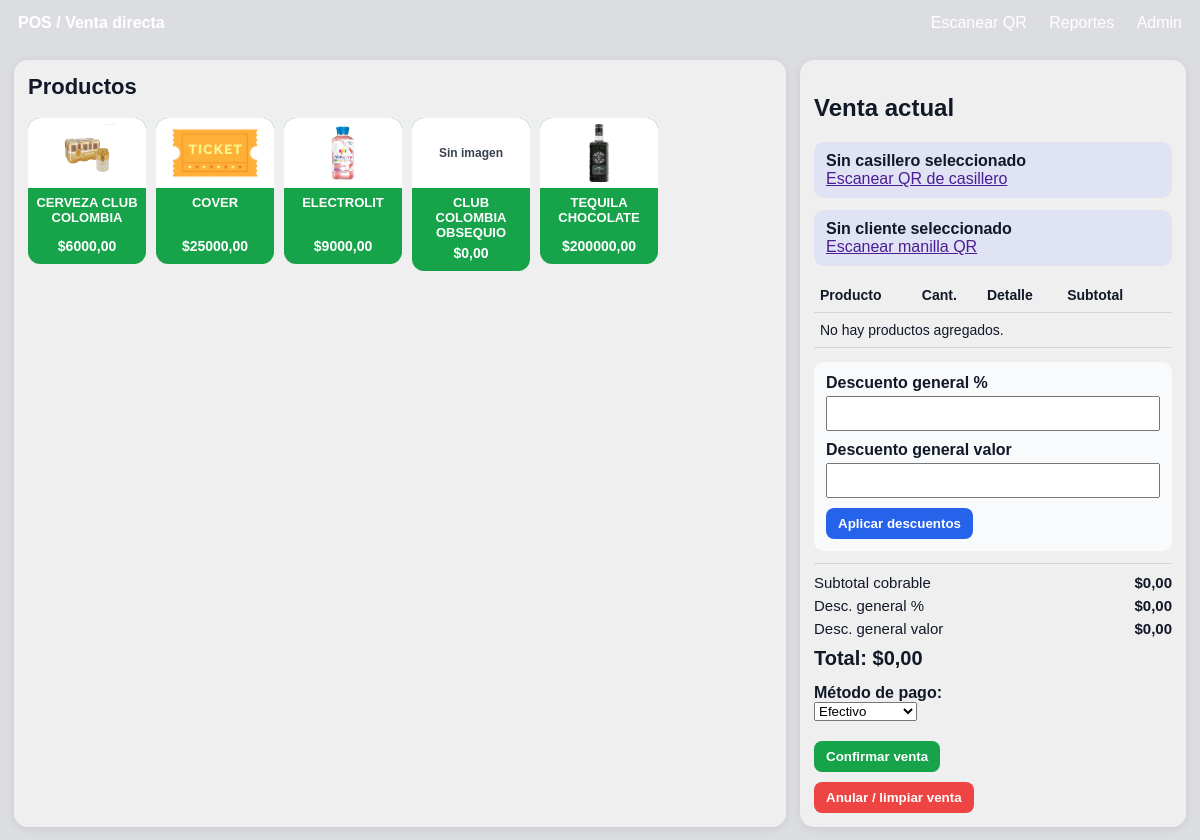
Screenshot of /pos/ with the database file from the repository.
### core/models.py (models this page shows, shortened)
class Producto(models.Model):
    categoria = models.ForeignKey(
        CategoriaProducto,
        null=True,
        blank=True,
        on_delete=models.SET_NULL,
        related_name="productos",
    )
    nombre = models.CharField(max_length=150)
    sku = models.CharField(max_length=60, blank=True)
    descripcion = models.TextField(blank=True)
    precio = models.DecimalField(
        max_digits=12,
        decimal_places=2,
        default=Decimal("0.00"),
    )
    stock = models.IntegerField(default=0)
    controlar_stock = models.BooleanField(default=False)
    activo = models.BooleanField(default=True)
    mostrar_en_pos = models.BooleanField(default=True)
    orden_pos = models.PositiveIntegerField(default=0)
    color_pos = models.CharField(max_length=20, blank=True, default="#0a8f08")
    imagen = models.ImageField(upload_to="productos/", blank=True, null=True)
    class Meta:
        ordering = ["orden_pos", "nombre"]

### core/views.py (the view, shortened to what this page needs)
# urls.py: path("", RedirectView.as_view(url="/pos/", permanent=False)),
@require_http_methods(["GET", "POST"])
def pos(request):
    if "sin_cliente" in request.GET:
        request.session.pop("pos_cliente_id", None)
        request.session.modified = True
    if "sin_casillero" in request.GET:
        request.session.pop("pos_casillero_id", None)
        request.session.modified = True
    cliente = None
    cliente_id = request.session.get("pos_cliente_id")
    if cliente_id:
        cliente = Cliente.objects.filter(id=cliente_id).first()
    casillero = None
    casillero_id = request.session.get("pos_casillero_id")
    if casillero_id:
        casillero = Casillero.objects.filter(id=casillero_id).first()
    cart = normalize_cart(get_cart(request))
    save_cart(request, cart)
    productos = (
        Producto.objects.filter(activo=True, mostrar_en_pos=True)
        .select_related("categoria")
        .order_by("categoria__orden", "orden_pos", "nombre")
    )
    cart_items, subtotal_cobrable = build_cart_items(cart)
    descuento_porcentaje_venta = get_sale_discount_porcentaje(request)
    descuento_manual_venta = get_sale_discount_manual(request)
    valor_descuento_porcentaje_venta = (
        subtotal_cobrable * descuento_porcentaje_venta
    ) / Decimal("100.00")
    total_carrito = subtotal_cobrable - valor_descuento_porcentaje_venta - descuento_manual_venta
    if total_carrito < Decimal("0.00"):
        total_carrito = Decimal("0.00")
    return render(
        request,
        "core/pos.html",
        {
            "productos": productos,
            "cliente": cliente,
            "casillero": casillero,
            "cart_items": cart_items,
            "subtotal_cobrable": subtotal_cobrable,
            "descuento_porcentaje_venta": descuento_porcentaje_venta,
            "descuento_manual_venta": descuento_manual_venta,
            "valor_descuento_porcentaje_venta": valor_descuento_porcentaje_venta,
            "total_carrito": total_carrito,
            "metodos_pago": Venta.MetodoPago.choices,
        },
    )

### core/context_processors.py (called while the page is built)
def configuracion_sitio(request):
    return {
        "config_sitio": ConfiguracionSitio.objects.first()
    }

### core/views.py (called while the page is built, shortened)
def parse_decimal_safe(valor, default="0.00"):
    try:
        texto = str(valor).replace(",", ".").strip()
        if not texto:
            return Decimal(default)
        return Decimal(texto)
    except (InvalidOperation, TypeError, ValueError):
        return Decimal(default)

def get_cart(request):
    cart = request.session.get("pos_cart", {})
    if not isinstance(cart, dict):
        return {}
    return cart

def save_cart(request, cart):
    request.session["pos_cart"] = cart
    request.session.modified = True

def get_sale_discount_porcentaje(request):
    return parse_decimal_safe(request.session.get("pos_descuento_porcentaje", "0.00"))

def get_sale_discount_manual(request):
    return parse_decimal_safe(request.session.get("pos_descuento_manual", "0.00"))

def normalize_cart(cart):
    cart_normalizado = {}
    return cart_normalizado

def build_cart_items(cart):
    items = []
    subtotal_cobrable = Decimal("0.00")
    cart = normalize_cart(cart)
    product_ids = []
    for product_id in cart.keys():
        try:
            product_ids.append(int(product_id))
        except ValueError:
            pass
    products = {
        producto.id: producto
        for producto in Producto.objects.filter(id__in=product_ids)
    }
    items.sort(key=lambda x: (x["producto"].orden_pos, x["producto"].nombre.lower()))
    return items, subtotal_cobrable

### core/templates/core/pos.html (shortened to what this page needs)
<!DOCTYPE html>
<html lang="es">
<head>
</head>
<body>
    <div class="topbar">
        <div>POS / Venta directa</div>
        <div>
            <a href="/scan/">Escanear QR</a>
            <a href="/reportes/ventas/">Reportes</a>
            <a href="/admin/">Admin</a>
        </div>
    </div>
    <div class="layout">
        <div class="panel">
            <h2>Productos</h2>
            <div class="productos-grid">
                {% for producto in productos %}
                    <form method="post" style="margin:0;">
                        <button type="submit" class="producto-card">
                            <div class="img-wrap">
                                {% if producto.imagen %}
                                    <img src="{{ producto.imagen.url }}" alt="{{ producto.nombre }}">
                                {% else %}
                                    <div class="sin-imagen">Sin imagen</div>
                                {% endif %}
                            </div>
                            <div class="contenido">
                                <div class="nombre">{{ producto.nombre|upper }}</div>
                                <div class="precio">${{ producto.precio }}</div>
                            </div>
                        </button>
                    </form>
                {% empty %}
                    <p>No hay productos activos para mostrar en el POS.</p>
                {% endfor %}
            </div>
        </div>
        <div class="venta-actual">
            <h2>Venta actual</h2>
            <div class="info-box">
                {% if casillero %}
                    <strong>Casillero:</strong> {{ casillero.numero }}<br>
                    <a href="/pos/?sin_casillero=1">Quitar casillero</a>
                {% else %}
                    <strong>Sin casillero seleccionado</strong><br>
                    <a href="/scan/">Escanear QR de casillero</a>
                {% endif %}
            </div>
            <div class="info-box">
                {% if cliente %}
                    <strong>Cliente:</strong> {{ cliente.nombre }}<br>
                    <a href="/pos/?sin_cliente=1">Quitar cliente</a>
                {% else %}
                    <strong>Sin cliente seleccionado</strong><br>
                    <a href="/scan/">Escanear manilla QR</a>
                {% endif %}
            </div>
            <table>
                <thead>
                    <tr>
                        <th>Producto</th>
                        <th>Cant.</th>
                        <th>Detalle</th>
                        <th>Subtotal</th>
                        <th></th>
                    </tr>
                </thead>
                <tbody>
                    {% for item in cart_items %}
                        <tr>
                            <td>
                                {{ item.producto.nombre }}
                                {% if item.es_cortesia %}
                                    <div class="badge">Cortesía</div>
                                {% endif %}
                            </td>
                            <td>{{ item.cantidad }}</td>
                            <td>
                                <div class="muted">Bruto: ${{ item.subtotal_bruto }}</div>
                                <div class="muted">Desc. ítem: ${{ item.valor_descuento_item }}</div>
                                <form method="post" class="linea-form">
                                    {% csrf_token %}
                                    <input type="hidden" name="action" value="update_item">
                                    <input type="hidden" name="producto_id" value="{{ item.producto.id }}">
                                    <input
                                        type="number"
                                        name="cantidad"
                                        min="1"
                                        value="{{ item.cantidad }}"
                                        title="Cantidad"
                                    >
                                    <input
                                        type="number"
                                        name="descuento_porcentaje"
                                        min="0"
                                        max="100"
                                        step="0.01"
                                        value="{{ item.descuento_porcentaje }}"
                                        title="Descuento %"
                                    >
                                    <label>
                                        <input
                                            type="checkbox"
                                            name="es_cortesia"
                                            {% if item.es_cortesia %}checked{% endif %}
                                        >
                                        Cortesía
                                    </label>
                                    <button type="submit" class="btn btn-guardar">Guardar</button>
                                </form>
                            </td>
                            <td>${{ item.subtotal }}</td>
                            <td>
                                <form method="post">
                                    {% csrf_token %}
                                    <input type="hidden" name="action" value="remove_item">
                                    <input type="hidden" name="producto_id" value="{{ item.producto.id }}">
                                    <button type="submit" class="btn btn-quitar">Quitar</button>
                                </form>
                            </td>
                        </tr>
                    {% empty %}
                        <tr>
                            <td colspan="5">No hay productos agregados.</td>
                        </tr>
                    {% endfor %}
                </tbody>
            </table>
            <form method="post" class="descuentos-form">
                <div class="fila">
                    <label for="descuento_porcentaje_venta">Descuento general %</label>
                    <input
                        type="number"
                        id="descuento_porcentaje_venta"
                        name="descuento_porcentaje_venta"
                        min="0"
                        max="100"
                        step="0.01"
                        value="{{ descuento_porcentaje_venta }}"
                    >
                </div>
                <div class="fila">
                    <label for="descuento_manual_venta">Descuento general valor</label>
                    <input
                        type="number"
                        id="descuento_manual_venta"
                        name="descuento_manual_venta"
                        min="0"
                        step="0.01"
                        value="{{ descuento_manual_venta }}"
                    >
                </div>
                <button type="submit" class="btn btn-guardar">Aplicar descuentos</button>
            </form>
            <div class="resumen-box">
                <div class="resumen-linea">
                    <span>Subtotal cobrable</span>
                    <strong>${{ subtotal_cobrable }}</strong>
                </div>
                <div class="resumen-linea">
                    <span>Desc. general %</span>
                    <strong>${{ valor_descuento_porcentaje_venta }}</strong>
                </div>
                <div class="resumen-linea">
                    <span>Desc. general valor</span>
                    <strong>${{ descuento_manual_venta }}</strong>
                </div>
                <div class="total-final">
                    Total: ${{ total_carrito }}
                </div>
            </div>
            <div class="acciones-finales">
                <form method="post">
                    <div style="margin-bottom:10px;">
                        <label for="metodo_pago"><strong>Método de pago:</strong></label><br>
                        <select name="metodo_pago" id="metodo_pago">
                            {% for valor, texto in metodos_pago %}
                                <option value="{{ valor }}">{{ texto }}</option>
                            {% endfor %}
                        </select>
                    </div>
                    <button type="submit" class="btn btn-confirmar">Confirmar venta</button>
                </form>
                <form method="post">
                    <button type="submit" class="btn btn-limpiar">Anular / limpiar venta</button>
                </form>
            </div>
        </div>
    </div>
</body>
</html>

### rows the page displays
Producto: imagen (picture), nombre "CERVEZA CLUB COLOMBIA", precio "6000,00"
Producto: imagen (picture), nombre "COVER", precio "25000,00"
Producto: imagen (picture), nombre "ELECTROLIT", precio "9000,00"
Producto: imagen "Sin imagen", nombre "CLUB COLOMBIA OBSEQUIO", precio "0,00"
Producto: imagen (picture), nombre "TEQUILA CHOCOLATE", precio "200000,00"

### other values shown
{{ subtotal_cobrable }} "0,00"
{{ valor_descuento_porcentaje_venta }} "0,00"
{{ descuento_manual_venta }} "0,00"
{{ total_carrito }} "0,00"
form field metodo_pago "Efectivo"
